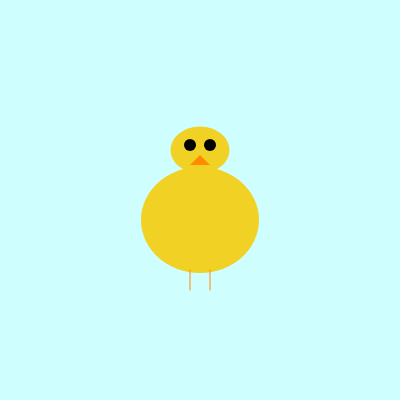
Frame 1 (no input)
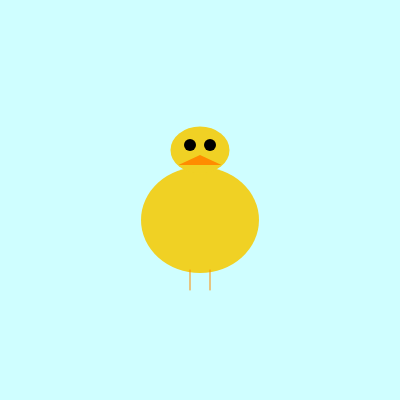
Frame 60 (no input)
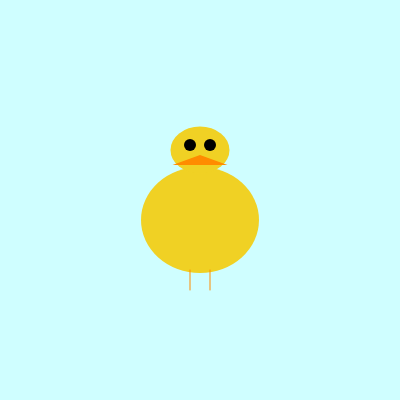
Frame 120 (the mouse pressed at the canvas centre since frame 60)

The p5.js sketch that drew these frames (run headless with seeded random() and noise() and a simulated clock; from frame 60 on, the mouse is pressed at the canvas centre):

// p5.js sketch
// ── sketch.js
let bodyX = 200;
let bodyY = 220;
let bodyW = 118;
let faceW = bodyW / 2;

let eyeSize = 12;

let beakSize = 10;
let beakGrowing = true;

function setup() {
  createCanvas(400, 400);
  noStroke();
}

function draw() {
  background(207, 254, 255);
  
  // cuerpo
  fill(240, 209, 36);
  ellipse(bodyX, bodyY, bodyW, 106);
  
  // cara
  ellipse(bodyX, bodyY - 70, faceW, 47);
  
  // ojos
  fill(0);
  ellipse(bodyX - 10, bodyY - 75, eyeSize, eyeSize);
  ellipse(bodyX + 10, bodyY - 75, eyeSize, eyeSize);
  
  // pico (animado)
  fill(255, 140, 0);
  triangle(
    bodyX, bodyY - 65,
    bodyX - beakSize, bodyY - 55,
    bodyX + beakSize, bodyY - 55
  );
  
  // patas
  stroke(255, 140, 0);
  line(bodyX - 10, bodyY + 50, bodyX - 10, bodyY + 70);
  line(bodyX + 10, bodyY + 50, bodyX + 10, bodyY + 70);
  noStroke();
  
  // 🧠 ANIMACIÓN DEL ATAQUE (el pico crece y se encoge)
  if (beakGrowing) {
    beakSize += 0.5;
  } else {
    beakSize -= 0.5;
  }
  
  if (beakSize > 30) {
    beakGrowing = false;
  }
  if (beakSize < 10) {
    beakGrowing = true;
  }
}
